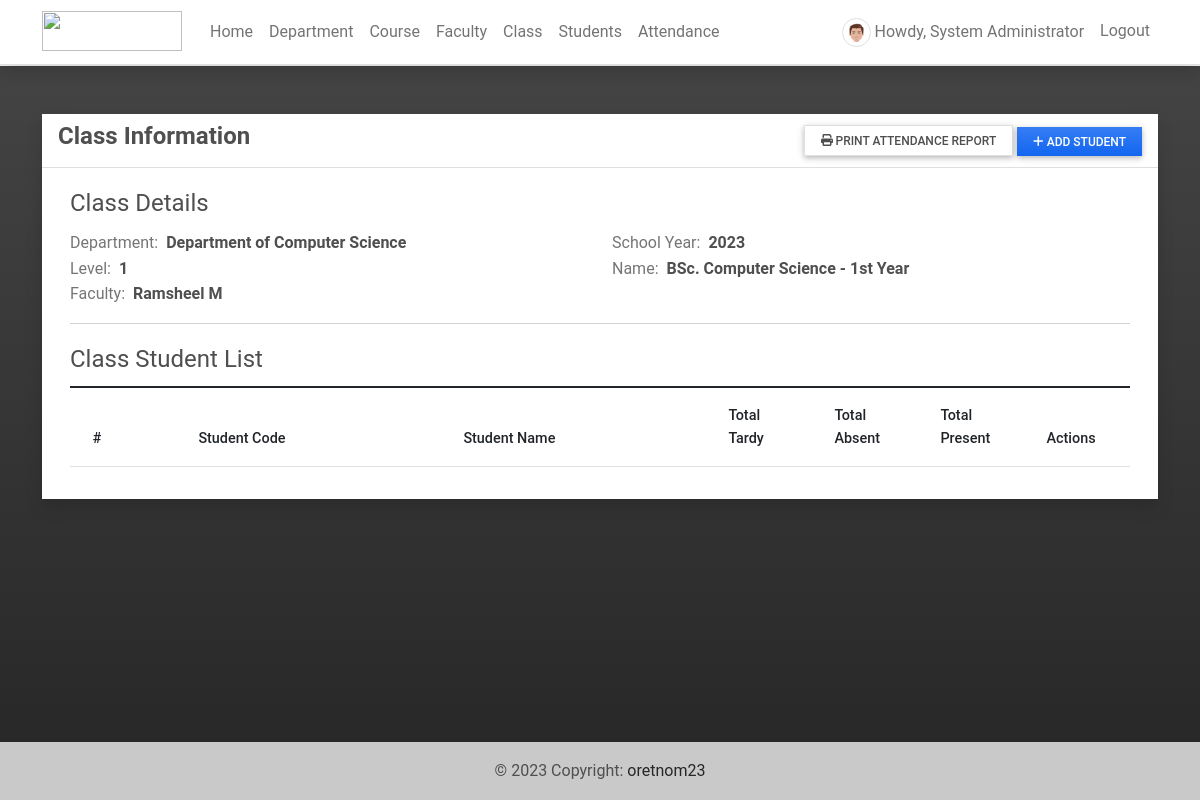
The app's page /view_class/6 (signed in) with its own data.
### attendance/models.py (models this page shows, shortened)
class UserProfile(models.Model):
    user = models.OneToOneField(User, on_delete=models.CASCADE,related_name='profile')
    contact = models.CharField(max_length=250)
    dob = models.DateField(blank=True, null = True)
    address = models.TextField(blank=True, null = True)
    avatar = models.ImageField(blank=True, null = True, upload_to= 'images/')
    user_type = models.IntegerField(default = 2)
    gender = models.CharField(max_length=100, choices=[('Male','Male'),('Female','Female')], blank=True, null= True)
    department = models.ForeignKey(Department, on_delete=models.CASCADE, blank= True, null = True)

class Class(models.Model):
    assigned_faculty = models.ForeignKey(UserProfile, on_delete=models.CASCADE)
    school_year = models.CharField(max_length=250)
    level = models.CharField(max_length=250)
    name = models.CharField(max_length=250)

class Department(models.Model):
    name = models.CharField(max_length=250)
    description = models.TextField(blank=True, null=True)
    status = models.IntegerField(default = 1)
    date_added = models.DateTimeField(default=timezone.now)
    date_updated = models.DateTimeField(auto_now=True)
    def __str__(self):
        return self.name

### attendance/views.py (the view)
# urls.py: path(r'view_class/<int:pk>',views.view_class,name='class-page'),
@login_required
def view_class(request, pk= None):
    if pk is None:
        return redirect('home-page')
    else:
        _class = Class.objects.filter(id=pk).first()
        students = ClassStudent.objects.filter(classIns = _class).all()
        context['class'] = _class
        context['students'] = students
        context['page_title'] = "Class Information"
    return render(request, 'class_details.html',context)

### attendance/templates/class_details.html (shortened to what this page needs)
{% extends 'base.html' %} {% load humanize  %} {% block pageContent %}
<div class="col-lg-12 col-md-12 col-sm-12 col-xs-12">
    <div class="card card-default rounded-0 shadow ">
        <div class="card-header">
            <div class="d-flex w-100 align-items-center justify-content-between">
                <h4 class="card-title fw-bold">Class Information</h4>
                <div class="tools">
                    <button type="button" class="btn btn-defualt border rounded-0 bg-gradient btn-sm" id='print_attendance_report'><i class="fa fa-print"></i> Print Attendance Report</button>
                    <button type="button" class="btn btn-primary rounded-0 bg-gradient btn-sm" id='add_new'><i class="fa fa-plus"></i> Add Student</button>
                </div>
            </div>
        </div>
        <div class="card-body">
            <div class="container-fluid">
                <fieldset id="class-details">
                    <legend>Class Details</legend>
                    <div class="row">
                        <div class="col-md-6">
                            <div class="d-flex w-100">
                                <div class="col-auto pe-2 text-muted">Department:</div>
                                <div class="col-auto flex-shrink-1 flex-grow-1">
                                    <p class="m-0 fw-bold">{{ class.assigned_faculty.department }}</p>
                                </div>
                            </div>
                        </div>
                        <div class="col-md-6">
                            <div class="d-flex w-100">
                                <div class="col-auto pe-2 text-muted">School Year:</div>
                                <div class="col-auto flex-shrink-1 flex-grow-1">
                                    <p class="m-0 fw-bold">{{ class.school_year }}</p>
                                </div>
                            </div>
                        </div>
                        <div class="col-md-6">
                            <div class="d-flex w-100">
                                <div class="col-auto pe-2 text-muted">Level:</div>
                                <div class="col-auto flex-shrink-1 flex-grow-1">
                                    <p class="m-0 fw-bold">{{ class.level }}</p>
                                </div>
                            </div>
                        </div>
                        <div class="col-md-6">
                            <div class="d-flex w-100">
                                <div class="col-auto pe-2 text-muted">Name:</div>
                                <div class="col-auto flex-shrink-1 flex-grow-1">
                                    <p class="m-0 fw-bold">{{ class.name }}</p>
                                </div>
                            </div>
                        </div>
                        <div class="col-md-6">
                            <div class="d-flex w-100">
                                <div class="col-auto pe-2 text-muted">Faculty:</div>
                                <div class="col-auto flex-shrink-1 flex-grow-1">
                                    <p class="m-0 fw-bold">{{ class.assigned_faculty.user.first_name }} {{ class.assigned_faculty.user.last_name }}</p>
                                </div>
                            </div>
                        </div>
                    </div>
                </fieldset>
                <hr>
                <fieldset>
                    <legend>Class Student List</legend>
                    <table class="table tables-bordered" id="student-list">
                        <colgroup>
                            <col width="10%">
                            <col width="25%">
                            <col width="25%">
                            <col width="10%">
                            <col width="10%">
                            <col width="10%">
                            <col width="10%">
                        </colgroup>
                        <thead>
                            <tr>
                                <th class="text-ceter">#</th>
                                <th class="text-ceter">Student Code</th>
                                <th class="text-ceter">Student Name</th>
                                <th class="text-ceter">Total Tardy</th>
                                <th class="text-ceter">Total Absent</th>
                                <th class="text-ceter">Total Present</th>
                                <th class="text-ceter">Actions</th>
                            </tr>
                        </thead>
                    </table>
                </fieldset>
            </div>
        </div>
    </div>
</div>
{% endblock pageContent %}

### attendance/templates/topNavigation.html (shortened to what this page needs)
{% load static %}
<header>
    <nav class="navbar navbar-expand-lg navbar-light bg-white fixed-top shadow border-bottom">
        <div class="container">
            <a class="navbar-brand" target="_blank" href="{% url 'home-page' %}">
                <img src="{{ MEDIA_URL }}/default/ams-logo.png" height="16" alt="" loading="lazy" style="margin-top: -3px;" />
            </a>
            <div class="collapse navbar-collapse" id="navbarExample01">
                {% if user.id %}
                <ul class="navbar-nav me-auto mb-2 mb-lg-0" id="topNav">
                    <li class="nav-item">
                        <a class="nav-link" aria-current="page" href="{% url 'home-page' %}">Home</a>
                    </li>
                    {% if user.profile.user_type == 1 %}
                    <li class="nav-item">
                        <a class="nav-link" aria-current="page" href="{% url 'department-page' %}">Department</a>
                    </li>
                    <li class="nav-item">
                        <a class="nav-link" aria-current="page" href="{% url 'course-page' %}">Course</a>
                    </li>
                    <li class="nav-item">
                        <a class="nav-link" aria-current="page" href="{% url 'faculty-page' %}">Faculty</a>
                    </li>
                    {% endif %}
                    <li class="nav-item">
                        <a class="nav-link" aria-current="page" href="{% url 'class-page' %}">Class</a>
                    </li>
                    <li class="nav-item">
                        <a class="nav-link" aria-current="page" href="{% url 'student-page' %}">Students</a>
                    </li>
                    <li class="nav-item">
                        <a class="nav-link" aria-current="page" href="{% url 'attendance-class' %}">Attendance</a>
                    </li>
                </ul>
                <ul class="navbar-nav d-flex flex-row">
                    {% if user.id %} {% if user.profile.user_type == 1 %} {% endif %}
                    <li class="nav-item me-3 me-lg-0">
                        <a class="nav-link" href="{% url 'profile' %}">
                            <span class="me-1"><img src="{% if user.profile.avatar %}{{ user.profile.avatar.url }}{% else %}{{ MEDIA_URL }}/default/default-avatar.png{% endif %}" alt="User Avatar" data-url="{% if user.profile.avatar %}{{ user.profile.avatar.url }}{% else %}{{ MEDIA_URL }}/default/default-avatar.png{% endif %}" id="user-avatar" class="img-thumbnail rounded-circle"></span>Howdy,
                            {{ user.first_name }} {{user.last_name}}
                        </a>
                    </li>
                    <li class="nav-item me-3 me-lg-0">
                        <a class="nav-link" href="{% url 'logout' %}">Logout</a>
                    </li>
                    {% else %}
                    <li class="nav-item me-3 me-lg-0">
                        <a class="nav-link" href="{% url 'login' %}">Login</a>
                    </li>
                    {% endif %}
                </ul>
                {% endif %}
            </div>
        </div>
    </nav>
</header>

### static/assets/default/css/style.css (style rules this page uses)
html, body { height: 100%; width: 100%; max-height: 100%; overflow: auto; display: flex; flex-direction: column; }
body>header { flex-shrink: auto; }
#user-avatar { width: 1.8rem; height: 1.8rem; object-fit: scale-down; object-position: center center; }
.navbar-brand>img { width: 7em; height: 2em; }

### records on screen
Class: assigned_faculty.department "Department of Computer Science", school_year "2023", level "1", name "BSc. Computer Science - 1st Year", assigned_faculty.user.first_name "Ramsheel", assigned_faculty.user.last_name "M"

### other values on screen
{{ user.first_name }} "System"
{{ user.last_name }} "Administrator"
